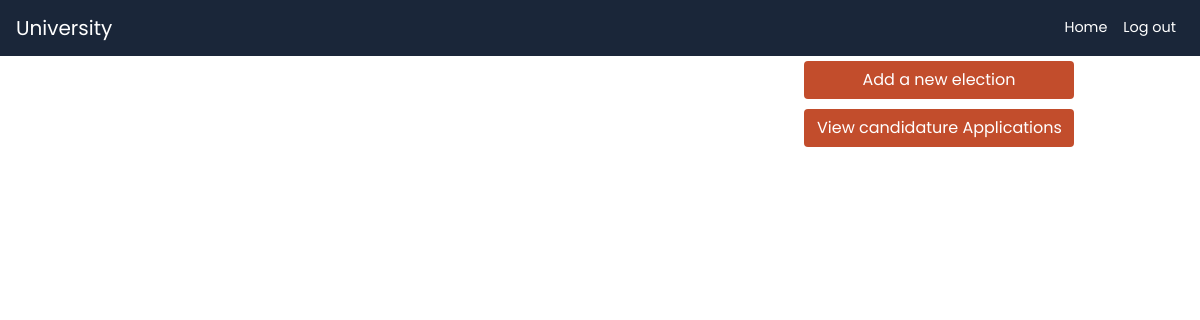
Page /php/DashboardAdmin.php on the earlier database version.
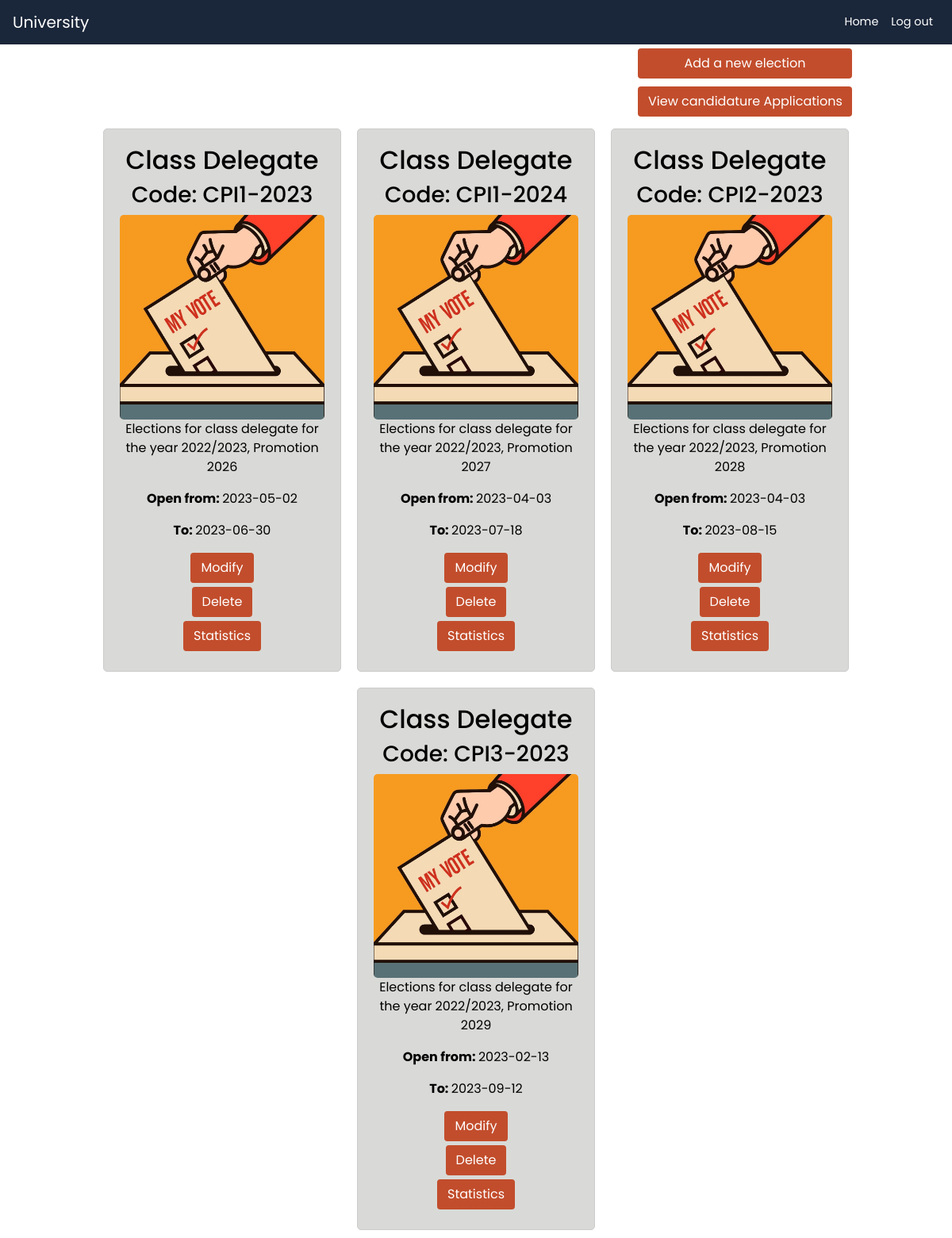
Same page on the later database version.
### tables this page shows
CREATE TABLE Elections (
    election_id VARCHAR(30) NOT NULL PRIMARY KEY,
    title VARCHAR(255) NOT NULL,
    description VARCHAR(255) NOT NULL,
    start_date DATE NOT NULL,
    end_date DATE NOT NULL,
    CHECK (TIMESTAMPDIFF(DAY, start_date, end_date) >= 0)
);

### php/DashboardAdmin.php (the view, shortened to what this page needs)
<!DOCTYPE html>
<html lang="en">
<head>
    <link rel="stylesheet" href="https://cdn.jsdelivr.net/npm/bootstrap@4.0.0/dist/css/bootstrap.min.css"
>
    <link rel="stylesheet" href="/css/homepage.css">
    <link rel="stylesheet" href="/css/navbar.css">
</head>
<body>
    <div class="page-container">
        <nav class="navbar navbar-expand-lg navbar-light">
            <a class="navbar-brand text-white" href="DashboardAdmin.php">University</a>
            <div class="collapse navbar-collapse" id="navbarSupportedContent">
                <ul class="navbar-nav ml-auto">
                    <li class="nav-item active">
                        <a class="nav-link text-white" href="DashboardAdmin.php">Home</a>
                    </li>
                    <li class="nav-item">
                        <a class="nav-link text-white" href="logOut.php">Log out</a>
                    </li>
                </ul>
            </div>
        </nav>
        <main class="main">
            <form method="POST" action="addElection.php">
                <button type="submit" name="add" class="btn" id="admin_btn">Add a new election</button>
            </form>
            <form method="POST" action="awaiting_candidates.php">
                <button type="submit" name="view_cand" class="btn" id="admin_btn">View candidature Applications</button>
            </form>
            <div class="big-card-container">
                <div class="card-container">
                    <?php
                    $ConnectingDB = $GLOBALS['connexion'];
                    $election = $ConnectingDB->query("SELECT * FROM elections");
                    $datetime = date('Y-m-d H:i:s');
                    while ($e = $election->fetch(PDO::FETCH_ASSOC)) {
                        if ($e["end_date"] < $datetime) {
                            continue;
                        } else {
                            ?>
                            <div class="card">
                                <h2>
                                    <?php echo $e['title']; ?>
                                </h2>
                                <h3>Code:
                                    <?php echo $e["election_id"]; ?>
                                </h3>
                                <img src="../images/vote.jpg" alt="Vote">
                                <p>
                                    <?php echo $e['description']; ?>
                                </p>
                                <p><b>Open from: </b>
                                    <?php echo $e['start_date']; ?>
                                </p>
                                <p><b>To: </b>
                                    <?php echo $e['end_date']; ?>
                                </p>
                                <form method="POST" action="modifyElection.php">
                                    <button type="submit" name="modify" class="btn">Modify</button>
                                </form>
                                <form method="post" action="deleteElection.php">
                                    <button type="submit" id="delete" name="delete" class="btn">Delete</button>
                                </form>
                                <form method="post" action="charts.php">
                                    <button type="submit" id="stat" name="stat" class="btn">Statistics</button>
                                </form>
                            </div>
                        <?php }
                    } ?>
                </div>
            </div>
        </main>
    </div>
</body>
</html>

### css/homepage.css (style rules this page uses)
body { font-family: 'Poppins', sans-serif; font-size: 0.9rem; font-weight: 400; background-color: white; }
nav { background-color: #1a2639; }
.card-container { display: flex; flex-wrap: wrap; justify-content: center; }
.card { width: 25%; padding: 20px; box-sizing: border-box; margin: 10px; border: 1px solid #ccc; border-radius: 5px; text-align: center; background-color: #d9dad7; color: black; }
.card img { width: 100%; height: auto; border-radius: 5px; }
.card h2 { margin-top: 0; }
.card p { font-size: 16px; line-height: 1.5; }
.main { width: 100%; }
button { background-color: #c24d2c; color: white; margin-bottom: 5px; }
#admin_btn { width: 270px; margin-top: 5px; position: relative; left: 67%; }

Differences in the rows shown:
added elections: title "Class Delegate", election_id "CPI1-2023", description "Elections for class delegate for the year 2022/2023, Promotion 2026", start_date "2023-05-02", end_date "2023-06-30"
added elections: title "Class Delegate", election_id "CPI1-2024", description "Elections for class delegate for the year 2022/2023, Promotion 2027", start_date "2023-04-03", end_date "2023-07-18"
added elections: title "Class Delegate", election_id "CPI2-2023", description "Elections for class delegate for the year 2022/2023, Promotion 2028", start_date "2023-04-03", end_date "2023-08-15"
added elections: title "Class Delegate", election_id "CPI3-2023", description "Elections for class delegate for the year 2022/2023, Promotion 2029", start_date "2023-02-13", end_date "2023-09-12"
